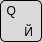
              <widget class="QWidget" name="key_Q" native="true">
               <property name="minimumSize">
                <size>
                 <width>42</width>
                 <height>42</height>
                </size>
               </property>
               <property name="maximumSize">
                <size>
                 <width>42</width>
                 <height>42</height>
                </size>
               </property>
               <property name="styleSheet">
                <string notr="true">border: 1px solid black;
background-color: #D9D9D9; 
border-radius: 5px;
 color: black; 
</string>
               </property>
               <layout class="QGridLayout" name="gridLayout_2" rowstretch="0,0,0,0" columnstretch="0,0,0">
                <property name="leftMargin">
                 <number>0</number>
                </property>
                <property name="topMargin">
                 <number>0</number>
                </property>
                <property name="rightMargin">
                 <number>0</number>
                </property>
                <property name="bottomMargin">
                 <number>0</number>
                </property>
                <property name="spacing">
                 <number>0</number>
                </property>
                <item row="3" column="2">
                 <widget class="QLabel" name="label_5">
                  <property name="styleSheet">
                   <string notr="true">border: none;  background: transparent</string>
                  </property>
                  <property name="text">
                   <string> Й</string>
                  </property>
                 </widget>
                </item>
                <item row="3" column="0">
                 <widget class="QLabel" name="label_7">
                  <property name="styleSheet">
                   <string notr="true">border: none; background: transparent</string>
                  </property>
                  <property name="text">
                   <string/>
                  </property>
                 </widget>
                </item>
                <item row="2" column="0">
                 <widget class="QLabel" name="label_8">
                  <property name="styleSheet">
                   <string notr="true">border: none;  background: transparent</string>
                  </property>
                  <property name="text">
                   <string>  Q</string>
                  </property>
                 </widget>
                </item>
               </layout>
              </widget>
